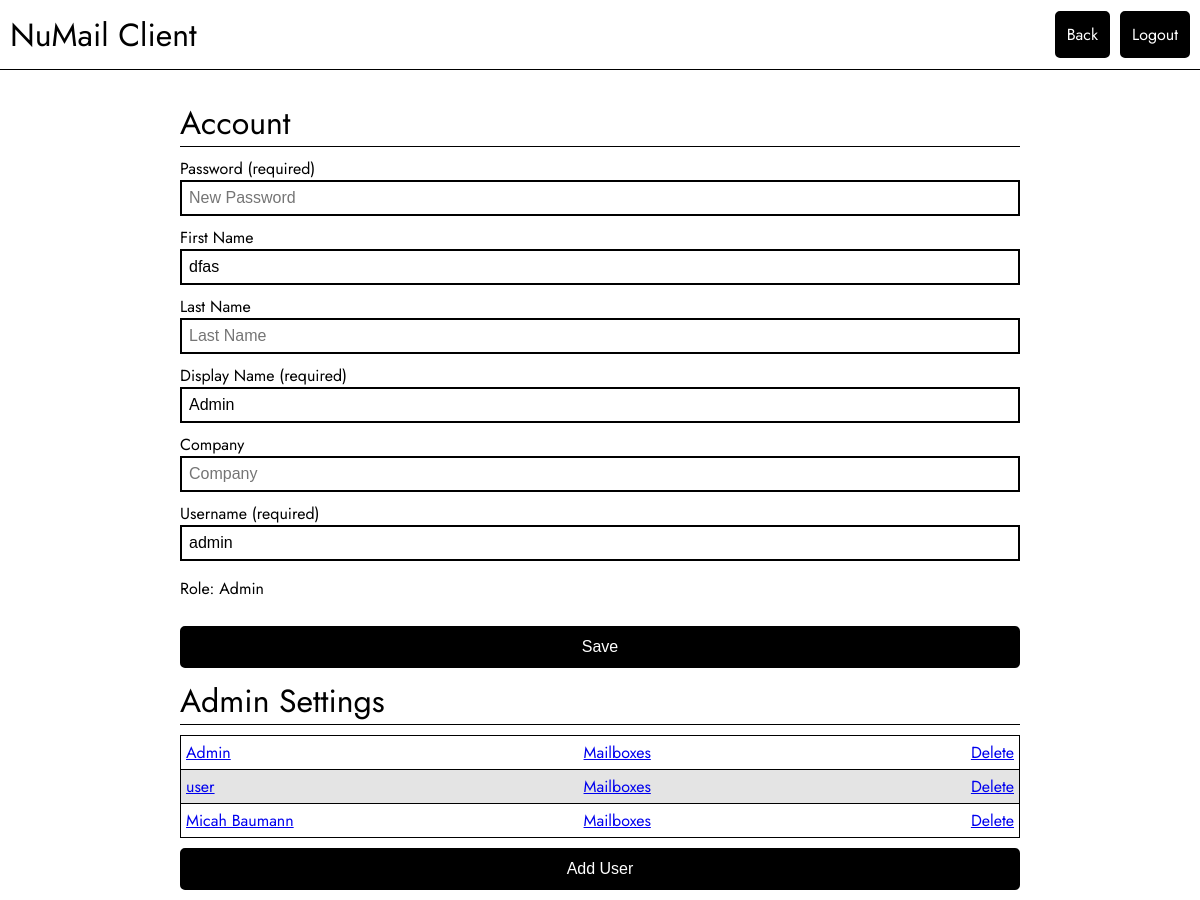
The page /settings (signed in) on the database as committed earlier.
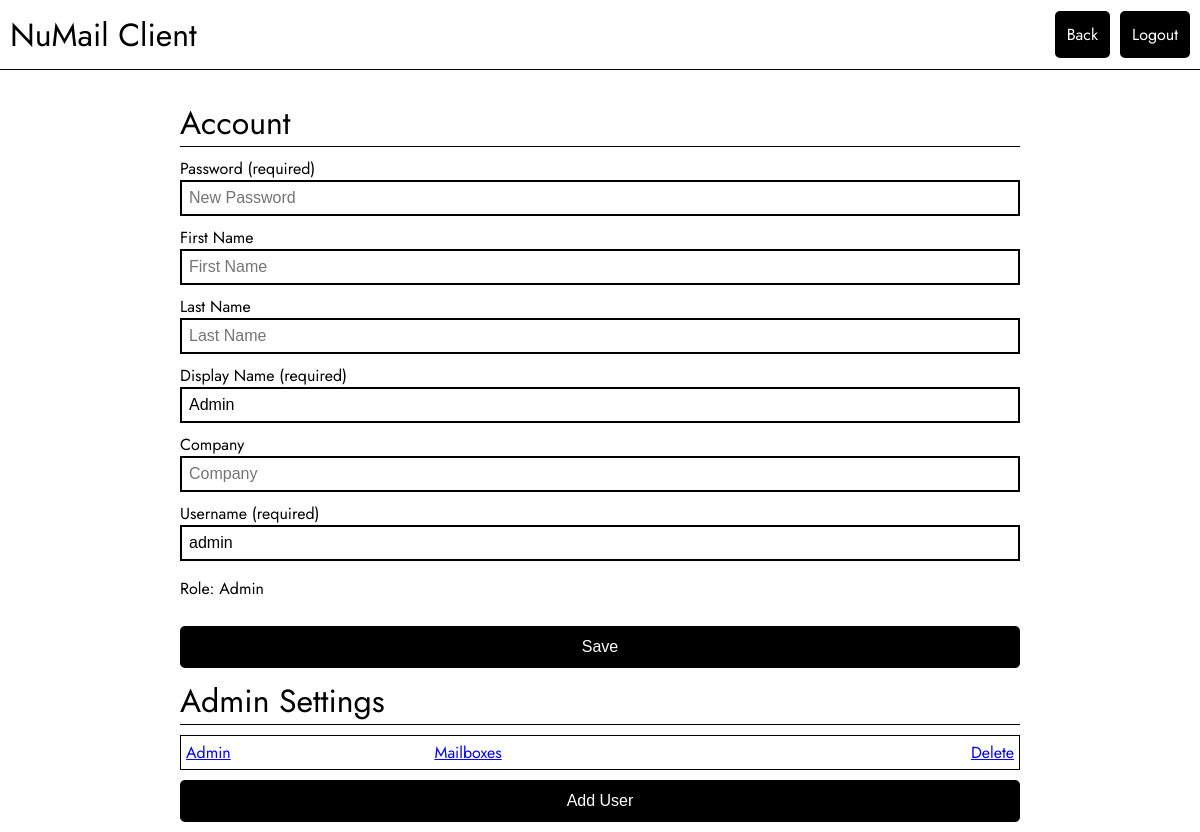
The same page on the database as committed later.
### tables this page shows
CREATE TABLE Users (
    userId INTEGER NOT NULL PRIMARY KEY AUTOINCREMENT,
    userName VARCHAR(100) NOT NULL UNIQUE,
    firstName VARCHAR(100) DEFAULT NULL,
    lastName VARCHAR(100) DEFAULT NULL,
    displayName VARCHAR(100) NOT NULL,
    company VARCHAR(100) DEFAULT NULL,
    password TEXT NOT NULL,
    isAdmin BOOLEAN NOT NULL DEFAULT 0
);

### ui.py (the view)
@app.route('/settings')
def settings():
    if 'username' not in session:
        return redirect(url_for('login'))
    currentUser = get_user(session['username'])
    if not currentUser:
        abort(404)
    if currentUser["isAdmin"]:
        users = get_all_users()
        mailboxes = get_all_user_mailboxes()
        if not mailboxes:
            mailboxes = []
    else:
        users = []
        mailboxes = []
    current_user_mb = get_user_mailboxes(session['username'])
    if not current_user_mb:
        current_user_mb = []
    users_serializable = []
    for user in users:
        users_serializable.append({
            key: (value.decode('utf-8') if isinstance(value, bytes) else value)
            for key, value in user.items()
            if key != "password"
        })
    mailbox_serializable = []
    for box in mailboxes:
        mailbox_serializable.append({
            key: (value.decode('utf-8') if isinstance(value, bytes) else value)
            for key, value in box.items()
        })
    ids = []
    def getId(length = 10, current=False):
        if current:
            return ids
        randomVal = ""
        while randomVal == "" or randomVal in ids:
            randomVal = ''.join(random.choice('ABCDEFGHIJKLMNOPQRSTUVWXYZabcdefghijklmnopqrstuvwxyz0123456789') for _ in range(length))
        ids.append(randomVal)
        return randomVal
    return render_template('settings.html', domain=server_settings["visible_domain"], user=currentUser, users=users_serializable, mailboxes=mailbox_serializable, usermb=current_user_mb, getId=getId)

### db/db.py (called while the page is built)
@contextlib.contextmanager
def get_db():
    db = sqlite3.connect("./db/sqlite/numail.db")
    try:
        db.row_factory = sqlite3.Row
        yield db
    finally:
        db.close()

def get_user(user_name: str) -> bool | dict:
    with get_db() as db:
        user_exists = db.execute("SELECT * FROM Users WHERE userName = ?", (user_name,)).fetchone()
        if not user_exists:
            return False
        else:
            return dict(user_exists)

def get_all_users() -> bool | list:
    with get_db() as db:
        user_exists = db.execute("SELECT * FROM Users").fetchall()
        if not user_exists:
            return False
        else:
            return [dict(row) for row in user_exists]

def get_user_mailboxes(user_name: str) -> list | bool:
    with get_db() as db:
        user_exists = db.execute("SELECT * FROM Users WHERE userName = ?", (user_name,)).fetchone()
        if not user_exists:
            return False
        else:
            mb_exists = db.execute("SELECT * FROM Mailboxes WHERE mbUser = ?", (user_exists["userId"],)).fetchall()
            if mb_exists:
                return [dict(row) for row in mb_exists]
            else:
                return False

def get_all_user_mailboxes() -> dict | bool:
    with get_db() as db:
        box_exists = db.execute("SELECT * FROM Mailboxes").fetchall()
        if not box_exists:
            return False
        return [dict(row) for row in box_exists]

### templates/settings.html (shortened to what this page needs)
<!DOCTYPE html>
<html lang="en">
<head>
    <link rel="stylesheet" type="text/css" href="{{ url_for('static', filename='css/style.css') }}">
    <link rel="stylesheet" type="text/css" href="{{ url_for('static', filename='css/settings.css') }}">
</head>
<body>
    <div class="header">
        <h1>NuMail Client</h1>
        <div class="header-right">
            <a href="/" class="button">Back</a>
            <a href="/logout" class="button">Logout</a>
        </div>
    </div>
    <div class="main">
        <div class="settings-center">
            <form id="settingsForm" class="settingsForm">
                <h1>Account</h1>
                <label>Password (required)</label>
                <input type="password" name="pwd" placeholder="New Password">
                <label>First Name</label>
                <input type="text" name="fname" placeholder="First Name" value="{{user['firstName'] if user['firstName']}}">
                <label>Last Name</label>
                <input type="text" name="lname" placeholder="Last Name" value="{{user['lastName'] if user['lastName']}}">
                <label>Display Name (required)</label>
                <input type="text" name="displayName" placeholder="Display Name" value="{{user['displayName']}}">
                <label>Company</label>
                <input type="text" name="company" placeholder="Company" value="{{user['company'] if user['company']}}">
                <label>Username (required)</label>
                <input type="text" name="uname" placeholder="Username" value="{{user['userName'] if user['userName']}}">
                {% if user['isAdmin'] %}
                    <p>Role: Admin</p>
                {% else %}
                    <p>Role: User</p>
                {% endif %}
                <button type="submit">Save</button>
            </form>
            {% if user["isAdmin"] %}
                <h1>Admin Settings</h1>
                <table class="admin-table">
                    {% for theUser in users %}
                        <tr>
                            <td><a href="javascript:void(0);" onclick="toggleOverlay('userForm', '{{theUser['userId']}}')">{{theUser["displayName"]}}</a></td>
                            <td><a href="javascript:void(0);" onclick="toggleOverlay('mailboxForm', '{{theUser['userId']}}')">Mailboxes</a></td>
                            <td class="table-delete"><a href="javascript:void(0);" onclick="deleteAccount('{{theUser['userId']}}')">Delete</a></td>
                        </tr>
                    {% endfor %}
                </table>
                <button type="button" onclick="toggleOverlay('newUserForm')">Add User</button>
            {% endif %}
        </div>
    </div>
</body>
</html>

### static/css/style.css (style rules this page uses)
body { font-family: "Jost", serif; margin: 0; padding: 0; }
.header { width: 100%; padding: 10px; border-bottom: 1px solid black; box-sizing: border-box; display: flex; height: 70px; align-items: center; position: fixed; background-color: white; top: 0; justify-content: space-between; }
.header-right { display: flex; }
.header-right a { margin-left: 10px; }
.header h1 { font-weight: normal; margin: 0; }
.main { margin-top: 70px; height: calc(100vh - 70px); }
input[type=text], input[type=password] { padding: 7px; border: 2px black solid; outline: none; font-size: 16px; }
button, input[type=button], input[type=submit] { padding: 10px; background-color: black; color: white; border: 2px solid black; border-radius: 5px; cursor: pointer; outline: none; font-size: 16px; }
.button { padding: 10px; background-color: black; color: white; border: 2px solid black; border-radius: 5px; font-size: 16px; text-decoration: none; }

### static/css/settings.css (style rules this page uses)
.main { display: flex; flex-direction: column; align-items: center; margin-bottom: 10px; height: 100%; }
.settings-center { margin-top: 20px; display: flex; flex-direction: column; width: 70%; }
.settings-center h1, .settings-center h2, .mbs { font-weight: normal; margin: 0; margin-top: 10px; border-bottom: 1px solid black; }
.settingsForm { display: flex; flex-direction: column; }
.settingsForm > .checkbox, .settingsForm > button, .settingsForm > label { margin-top: 10px; }
.admin-table { border-collapse: collapse; margin: 10px 0; }
.admin-table tr { border: solid 1px black; }
.table-delete { text-align: end; }
.admin-table td { padding: 5px; }

Rows that differ between the two databases and show on the page:
removed Users: displayName "user"
removed Users: displayName "Micah Baumann"
changed Users "Admin": fname "dfas" → (not shown)
